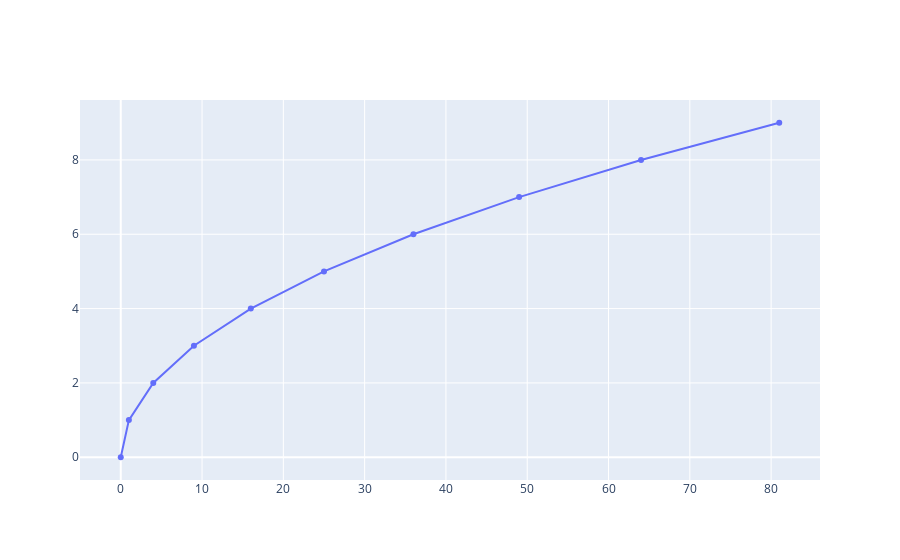

Here is the notebook cell this chart was saved with:
### Code cell
fig=go.Figure(data=go.Scatter(x=x**3))
fig.show()

### Figure 1 — Plotly figure (JSON) as saved in the notebook; plotly's stock layout.template omitted (floating-point values rounded to 4 significant figures)
{"data": [{"type": "scatter", "x": [0, 1, 4, 9, 16, 25, 36, 49, 64, 81]}], "layout": {}}
